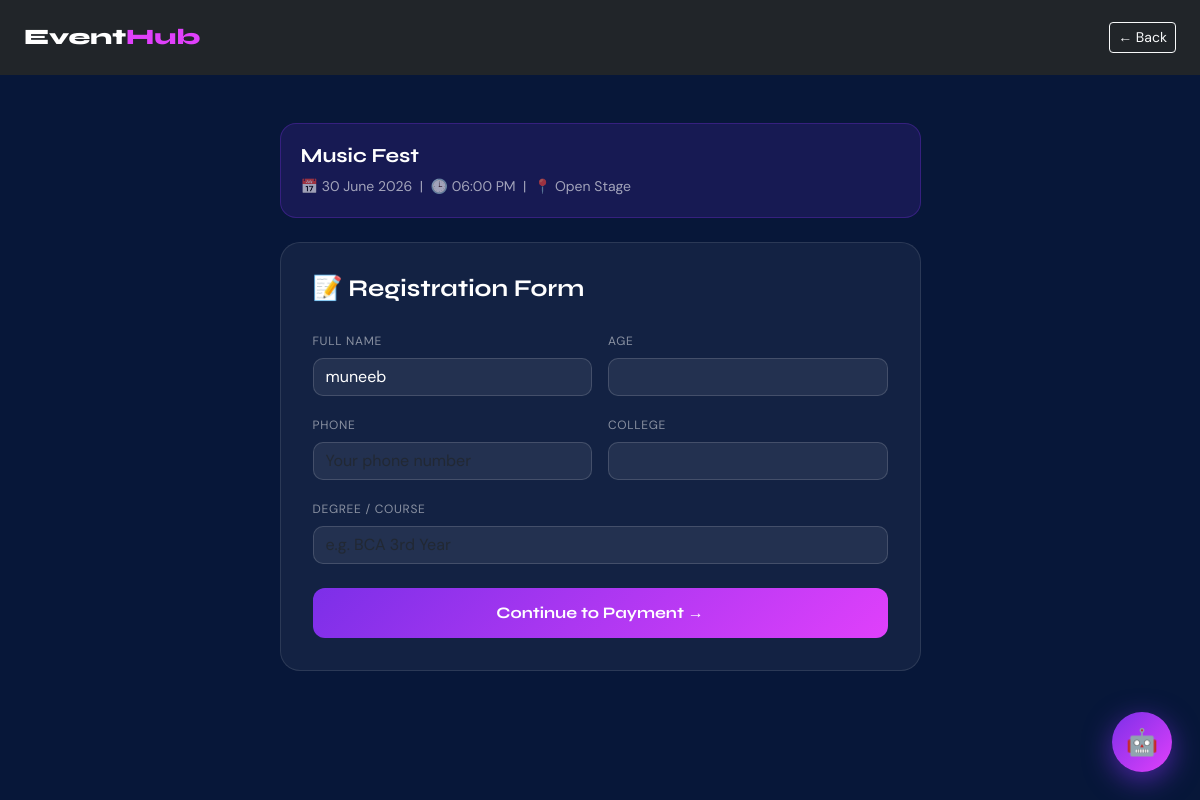
/register_event/3 (signed in), run on the app's committed database.
### tables this page shows
CREATE TABLE events(
        id INTEGER PRIMARY KEY AUTOINCREMENT,
        title TEXT, date TEXT, time TEXT, location TEXT,
        image TEXT, category TEXT,
        description TEXT DEFAULT '',
        seats INTEGER DEFAULT 100,
        fee INTEGER DEFAULT 0);

CREATE TABLE users(
        id INTEGER PRIMARY KEY AUTOINCREMENT,
        name TEXT, email TEXT UNIQUE, password TEXT,
        phone TEXT, college TEXT, degree TEXT,
        google_id TEXT, avatar TEXT,
        reset_token TEXT, reset_token_expiry TEXT);

### app.py (the view, shortened to what this page needs)
@app.route("/register_event/<int:event_id>", methods=["GET","POST"])
@login_required
def register_event(event_id):
    conn = get_connection(); cur = conn.cursor()
    cur.execute("SELECT * FROM events WHERE id=?", (event_id,))
    event = cur.fetchone(); conn.close()
    if not event: return "Event not found", 404
    conn = get_connection(); cur = conn.cursor()
    cur.execute("SELECT * FROM users WHERE id=?", (session.get("user_id"),))
    user = cur.fetchone(); conn.close()
    return render_template("register_event.html", event=event, user=user)

### app.py (called while the page is built)
def login_required(f):
    from functools import wraps
    @wraps(f)
    def decorated(*a, **kw):
        if "user" not in session:
            return redirect(url_for("login"))
        return f(*a, **kw)
    return decorated

### database.py (called while the page is built)
def get_connection():
    conn = sqlite3.connect(DB_PATH)
    conn.row_factory = sqlite3.Row
    return conn

### templates/register_event.html (shortened to what this page needs)
<!DOCTYPE html>
<html lang="en">
<head>
<link href="https://cdn.jsdelivr.net/npm/bootstrap@5.3.3/dist/css/bootstrap.min.css" rel="stylesheet">
</head>
<body>
<nav class="navbar navbar-dark bg-dark px-4 py-3">
  <a class="navbar-brand" href="/">Event<span>Hub</span></a>
  <a href="/" class="btn btn-outline-light btn-sm">← Back</a>
</nav>
<div class="container py-5">
  <div class="row justify-content-center">
    <div class="col-lg-7">
      <div class="event-info mb-4">
        <h5 style="font-family:'Syne',sans-serif;font-weight:700;">{{ event['title'] }}</h5>
        <p style="color:rgba(255,255,255,.6);font-size:14px;margin-bottom:0;">📅 {{ event['date'] }} &nbsp;|&nbsp; 🕒 {{ event['time'] }} &nbsp;|&nbsp; 📍 {{ event['location'] }}</p>
      </div>
      <div class="card-dark">
        <h4 style="font-family:'Syne',sans-serif;font-weight:700;margin-bottom:24px;">📝 Registration Form</h4>
        <form method="POST">
          <div class="row g-3">
            <div class="col-md-6">
              <label class="form-label">Full Name</label>
              <input type="text" name="name" class="form-control" value="{{ user.name if user else '' }}" required>
            </div>
            <div class="col-md-6">
              <label class="form-label">Age</label>
              <input type="number" name="age" class="form-control" min="10" max="60" required>
            </div>
            <div class="col-md-6">
              <label class="form-label">Phone</label>
              <input type="text" name="phone" class="form-control" value="{{ user.phone if user and user.phone else '' }}" placeholder="Your phone number">
            </div>
            <div class="col-md-6">
              <label class="form-label">College</label>
              <input type="text" name="college" class="form-control" value="{{ user.college if user and user.college else '' }}" required>
            </div>
            <div class="col-12">
              <label class="form-label">Degree / Course</label>
              <input type="text" name="degree" class="form-control" value="{{ user.degree if user and user.degree else '' }}" placeholder="e.g. BCA 3rd Year" required>
            </div>
          </div>
          <button type="submit" class="btn-register mt-4">Continue to Payment →</button>
        </form>
      </div>
    </div>
  </div>
</div>
{% include 'chatbot.html' %}
</body>
</html>

### templates/register_event.html (style rules this page uses)
body { background:#071739;color:white;font-family:'DM Sans',sans-serif; }
.navbar-brand { font-family:'Syne',sans-serif;font-size:22px;font-weight:800; }
.navbar-brand span { color:#e040fb; }
.card-dark { background:rgba(255,255,255,.05);border:1px solid rgba(255,255,255,.1);border-radius:20px;padding:32px; }
.form-control,.form-select { background:rgba(255,255,255,.07);border:1px solid rgba(255,255,255,.15);color:white;border-radius:10px; }
.form-label { font-size:12px;color:rgba(255,255,255,.5);text-transform:uppercase;letter-spacing:.7px; }
.btn-register { background:linear-gradient(135deg,#7c2fe8,#e040fb);border:none;color:white;border-radius:12px;padding:13px;font-size:16px;font-weight:700;width:100%;font-family:'Syne',sans-serif;transition:.2s; }
.event-info { background:rgba(124,47,232,.15);border:1px solid rgba(124,47,232,.3);border-radius:16px;padding:20px; }

### data on the page
events: title "Music Fest", date "30 June 2026", time "06:00 PM", location "Open Stage"
users: name "muneeb"
